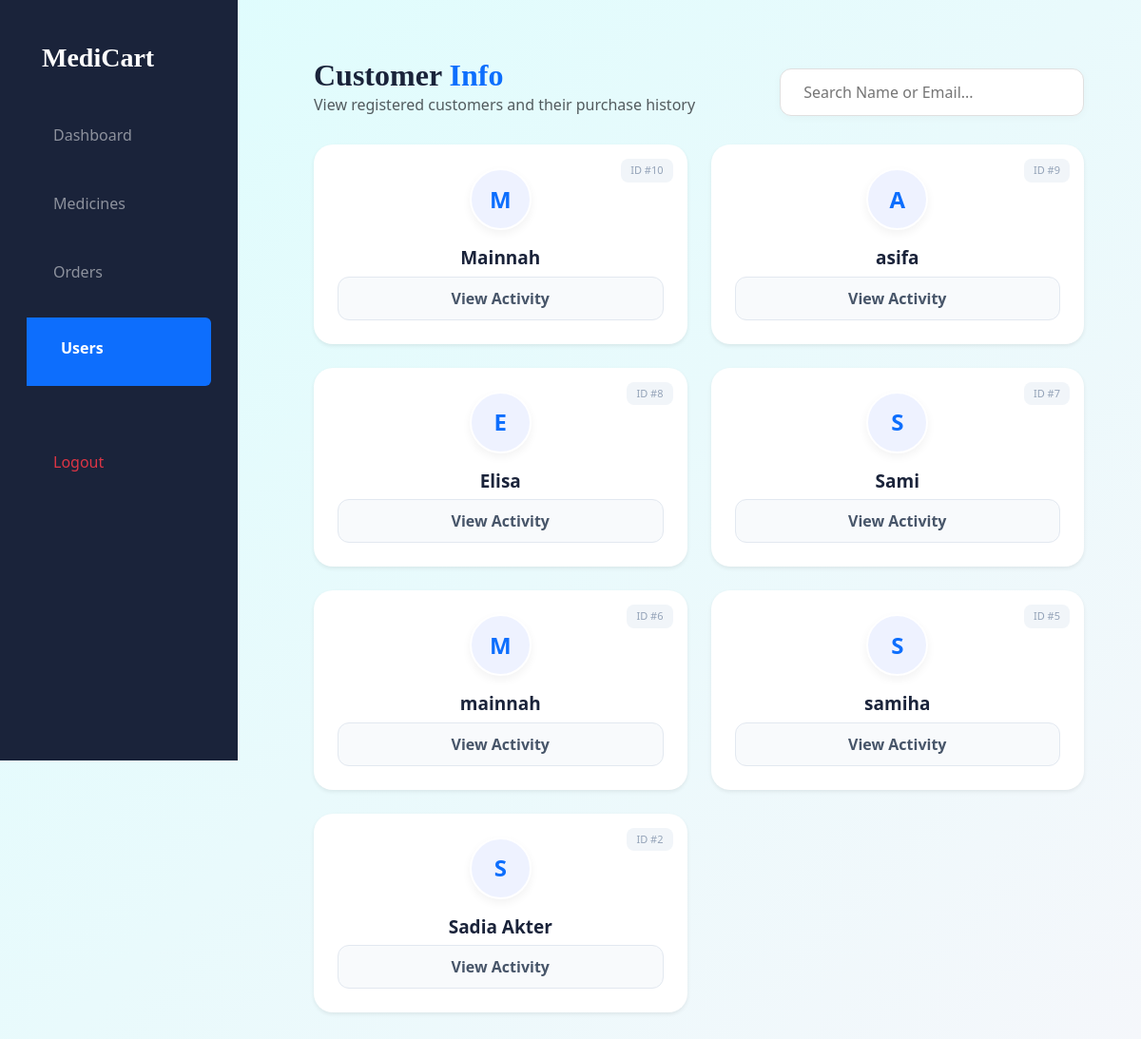
The page /admin/users.php (signed in) on the database its author committed.
### tables this page shows
CREATE TABLE `users` (
  `user_id` int(11) NOT NULL,
  `name` varchar(100) NOT NULL,
  `phone` varchar(20) NOT NULL,
  `email` varchar(255) DEFAULT NULL,
  `password` varchar(255) NOT NULL,
  `created_at` timestamp NOT NULL DEFAULT current_timestamp(),
  `role` varchar(20) DEFAULT 'user'
);

### admin/users.php (the view, shortened to what this page needs)
<?php
include('../includes/db.php');
include('../includes/ad_header.php');
$users = mysqli_query($conn, "SELECT user_id, name, email FROM users WHERE role = 'user'ORDER BY user_id DESC");
?>
<div class="sidebar" style="width: 250px; height: 100vh; background: #1a233a; position: fixed; left: 0; top: 0;">
    <div class="p-4"><h3 style="color:#fff; font-family:cursive; font-weight:900;">MediCart</h3></div>
    <ul class="list-unstyled">
        <li class="px-4 py-2"><a href="dashboard.php" class="text-white-50 text-decoration-none">Dashboard</a></li>
        <li class="px-4 py-2"><a href="manage_medicines.php" class="text-white-50 text-decoration-none">Medicines</a></li>
        <li class="px-4 py-2"><a href="orders.php" class="text-white-50 text-decoration-none">Orders</a></li>
        <li class="px-4 py-2 bg-primary rounded-end m-2"><a href="users.php" class="text-white text-decoration-none fw-bold">Users</a></li>
        <li class="px-4 py-2 mt-5"><a href="logout.php" class="text-danger text-decoration-none">Logout</a></li>
    </ul>
</div>
<div class="main-content">
    <div class="d-flex justify-content-between align-items-end mb-2">
        <div>
            <h2 style="font-weight: 900; color: #1a233a; margin:0; font-family: cursive">Customer <span class="text-primary">Info</span></h2>
            <p class="text-muted m-0">View registered customers and their purchase history</p>
        </div>
        <input type="text" id="search" class="search-box" placeholder=" Search Name or Email...">
    </div>
    <div class="user-grid" id="userGrid">
        <?php while($u = mysqli_fetch_assoc($users)) { ?>
        <div class="user-card shadow-sm">
            <span class="user-id-badge">ID #<?= $u['user_id'] ?></span>
            <div class="avatar-circle">
                <?= strtoupper(substr($u['name'], 0, 1)) ?>
            </div>
            <div class="user-name"><?= htmlspecialchars($u['name']) ?></div>
            <a href="user_orders.php?id=<?= $u['user_id'] ?>" class="btn btn-view text-decoration-none d-block"><i class="bi bi-eye"></i> View Activity</a>
        </div>
        <?php } ?>
    </div>
</div>

### includes/ad_header.php (style rules this page uses)
html, body { height: 100%; margin: 0; }
body { background: #f4f6f9; display: flex; flex-direction: column; }
.sidebar { width: 250px; height: 100vh; position: fixed; left: 0; top: 0; background: linear-gradient(180deg, #0f172a, #1e293b); color: #fff; padding: 20px; overflow-y: auto; }
.sidebar a { display: block; padding: 12px; margin-bottom: 8px; color: #cbd5e1; text-decoration: none; border-radius: 10px; transition: 0.2s; }

### admin/users.php (style rules this page uses)
body { background: linear-gradient(135deg, #ddfdfd, #f5f7fb); min-height: 100vh; }
.main-content { padding: 40px; }
.search-box { width: 320px; border-radius: 12px; padding: 12px 20px; border: 1px solid #e0e0e0; box-shadow: 0 2px 10px rgba(0,0,0,0.03); outline: none; transition: 0.3s; }
.user-grid { display: grid; grid-template-columns: repeat(auto-fit, minmax(280px, 1fr)); gap: 25px; margin-top: 30px; }
.user-card { background: #fff; border-radius: 20px; padding: 25px; border: none; box-shadow: 0 5px 15px rgba(0,0,0,0.04); transition: 0.3s; text-align: center; position: relative; }
.avatar-circle { width: 65px; height: 65px; background: #eef2ff; color: #0d6efd; border-radius: 50%; display: flex; justify-content: center; align-items: center; font-size: 24px; font-weight: 800; margin: 0 auto 15px; border: 2px solid #fff; box-shadow: 0 4px 10px rgba(0,0,0,0.05); }
.user-name { font-size: 19px; font-weight: 700; color: #1a233a; margin-bottom: 5px; }
.btn-view { background: #f8fafc; border: 1px solid #e2e8f0; color: #475569; font-weight: 600; border-radius: 12px; padding: 10px; width: 100%; transition: 0.3s; }
.user-id-badge { position: absolute; top: 15px; right: 15px; font-size: 11px; background: #f1f5f9; color: #94a3b8; padding: 4px 10px; border-radius: 8px; }

### rows shown on the page
users: user_id "10", name "M", name "Mainnah"
users: user_id "9", name "A", name "asifa"
users: user_id "8", name "E", name "Elisa"
users: user_id "7", name "S", name "Sami"
users: user_id "6", name "M", name "mainnah"
users: user_id "5", name "S", name "samiha"
users: user_id "2", name "S", name "Sadia Akter"
